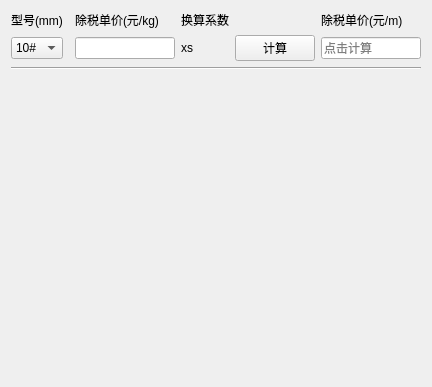
      <widget class="QWidget" name="page_4">
       <layout class="QGridLayout" name="gridLayout_4">
        <item row="0" column="5">
         <widget class="QLabel" name="label_16">
          <property name="text">
           <string>除税单价(元/m)</string>
          </property>
         </widget>
        </item>
        <item row="0" column="0">
         <widget class="QLabel" name="label_7">
          <property name="text">
           <string>型号(mm)</string>
          </property>
         </widget>
        </item>
        <item row="2" column="0" colspan="6">
         <widget class="Line" name="line_3">
          <property name="orientation">
           <enum>Qt::Horizontal</enum>
          </property>
         </widget>
        </item>
        <item row="1" column="5">
         <widget class="QLineEdit" name="lineEdit_10">
          <property name="maximumSize">
           <size>
            <width>100</width>
            <height>16777215</height>
           </size>
          </property>
          <property name="placeholderText">
           <string>点击计算</string>
          </property>
         </widget>
        </item>
        <item row="3" column="0">
         <spacer name="verticalSpacer_3">
          <property name="orientation">
           <enum>Qt::Vertical</enum>
          </property>
          <property name="sizeHint" stdset="0">
           <size>
            <width>20</width>
            <height>306</height>
           </size>
          </property>
         </spacer>
        </item>
        <item row="1" column="4">
         <widget class="QPushButton" name="pushButton_3">
          <property name="maximumSize">
           <size>
            <width>100</width>
            <height>16777215</height>
           </size>
          </property>
          <property name="text">
           <string>计算</string>
          </property>
         </widget>
        </item>
        <item row="0" column="3">
         <widget class="QLabel" name="label_17">
          <property name="text">
           <string>换算系数</string>
          </property>
         </widget>
        </item>
        <item row="1" column="3">
         <widget class="QLabel" name="label_15">
          <property name="maximumSize">
           <size>
            <width>100</width>
            <height>16777215</height>
           </size>
          </property>
          <property name="text">
           <string>xs</string>
          </property>
         </widget>
        </item>
        <item row="1" column="2">
         <widget class="QLineEdit" name="lineEdit_9">
          <property name="maximumSize">
           <size>
            <width>100</width>
            <height>16777215</height>
           </size>
          </property>
          <property name="text">
           <string/>
          </property>
         </widget>
        </item>
        <item row="0" column="2">
         <widget class="QLabel" name="label_5">
          <property name="text">
           <string>除税单价(元/kg)</string>
          </property>
         </widget>
        </item>
        <item row="1" column="0">
         <widget class="QComboBox" name="comboBox">
          <item>
           <property name="text">
            <string>10#</string>
           </property>
          </item>
         </widget>
        </item>
       </layout>
      </widget>
